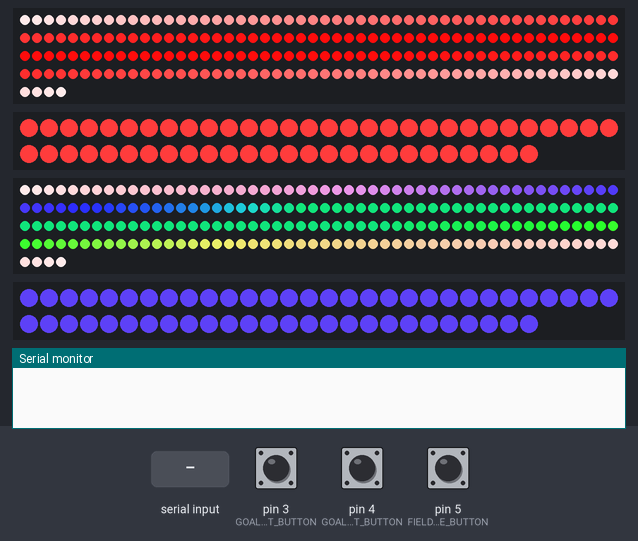
Recording of a sketch running on a simulated Arduino Uno, built with avr-gcc and run on an emulated ATmega328P. Parts: 2 × 204 RGB LEDs in strip order, left to right, continuing on the next row, 2 × 56 RGB LEDs in strip order, left to right, continuing on the next row, the last lines printed to the serial monitor. The inputs (shaded band) are chosen by the test bench; at power-on: pin 5 (FIELD_MODE_BUTTON) HIGH, pin 3 (GOAL_LEFT_BUTTON) HIGH, pin 4 (GOAL_RIGHT_BUTTON) HIGH. Dim RGB values are drawn brighter than linear; random numbers use the default seed unless the sketch sets one.

Above: at 7.4 s.
7.5 s: pin 5 (FIELD_MODE_BUTTON) pulled LOW for 0.15 s
At 7.99 s:
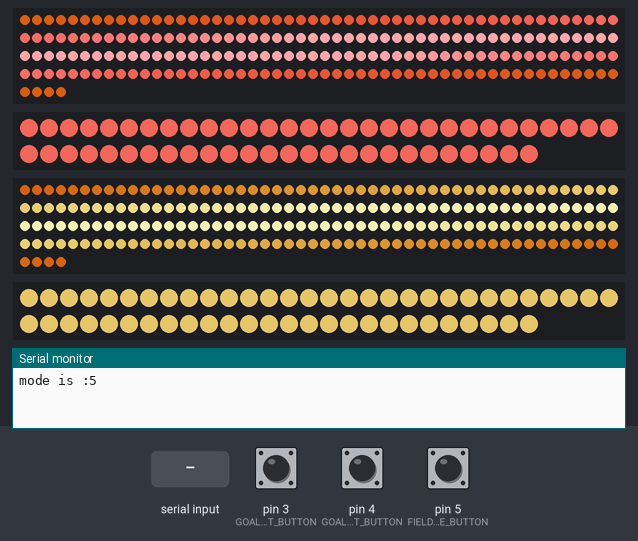
10.3 s: "0" received over Serial
At 10.65 s:
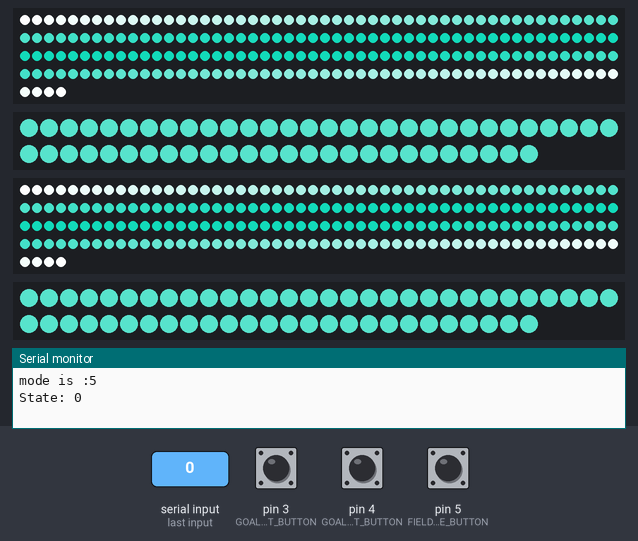
12.9 s: pin 3 (GOAL_LEFT_BUTTON) pulled LOW for 0.15 s
At 13.57 s:
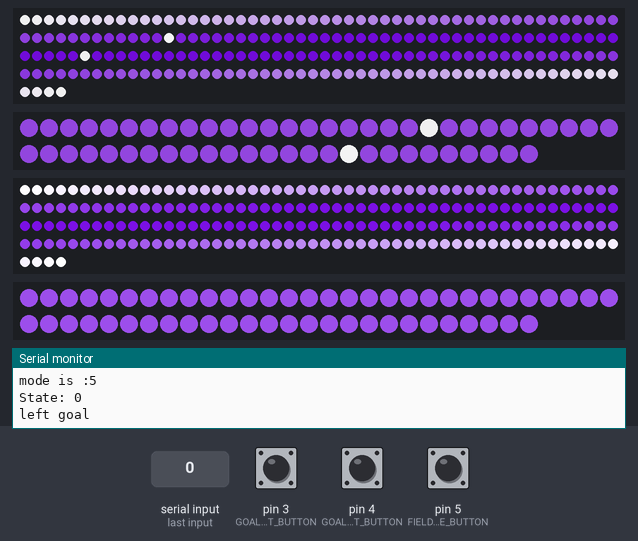
15.8 s: pin 4 (GOAL_RIGHT_BUTTON) pulled LOW for 0.15 s
At 16.27 s:
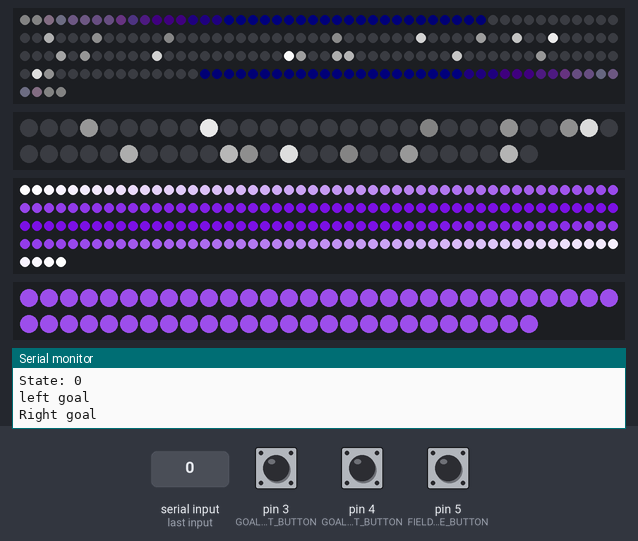
18.5 s: pin 5 (FIELD_MODE_BUTTON) pulled LOW for 0.15 s
At 19.06 s:
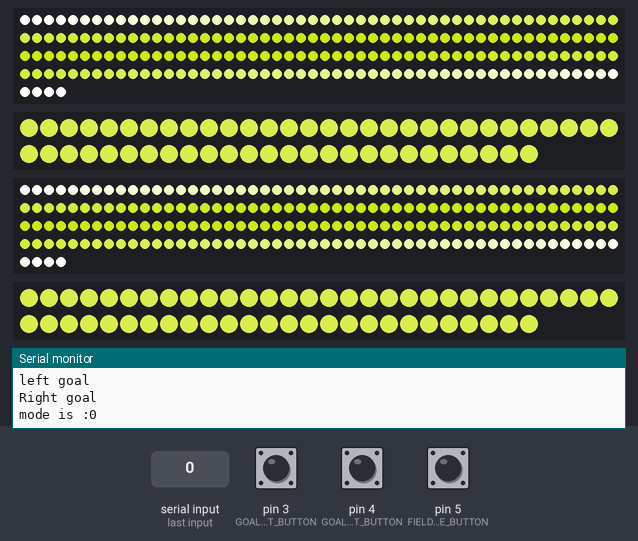
21.3 s: "2" received over Serial
At 21.66 s:
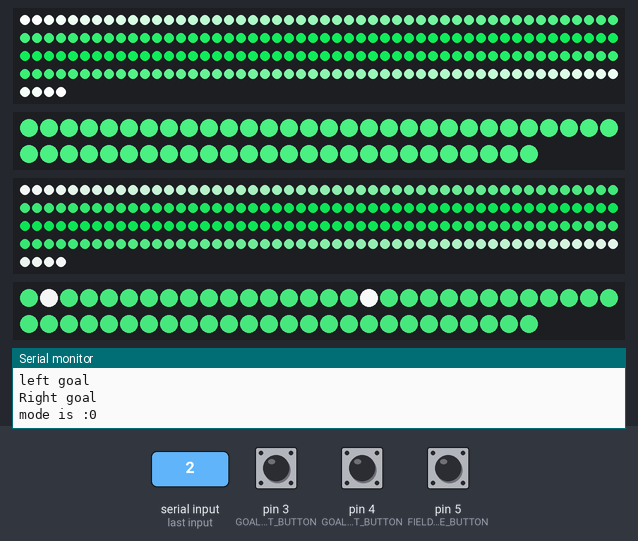
Timing chart, 0 to 24.3 s (numbered marks = the images above; inputs shaded):
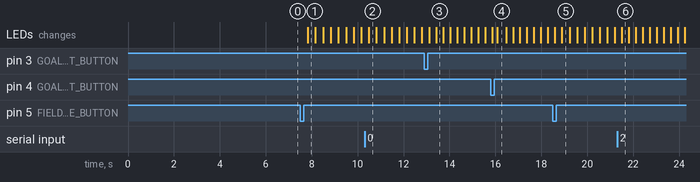

The sketch:

FrizbeeField.ino
```cpp
/*FASTLED LED library : https://github.com/FastLED/FastLED  */
#include "FastLED.h"
/* OneButton Button library :  https://github.com/mathertel/OneButton  */
#include <OneButton.h>


/*
lEFT							RIGHT
|-----|-----------------------|-----|
|	  |						  |		|
|	  |						  |		|
|-----|-----------------------|-----|
	  ^			 ^^			  ^
arrows are the injection points		:
"left goal, left border, right border, right goal "
*/
//#define DEBUG

#ifdef DEBUG
#define LONGLED 60 // Half number of LEDs on the long side of the field
#define SHORTLED 30 // number of LEDs in the width of the field ( goal line length )

#define LED_TYPE    WS2812B // use WS2811_400 for the real field
#define COLOR_ORDER GRB

#define GOALBOXLEN 5  // how long the "goalbox" is ( number of LEDs )
#define BRIGHTNESS 32
#define FIELD_MODE_BUTTON   2 // change teh whole field "look"

#else
#define LONGLED 74 // Half number of LEDs on the long side of the field
#define SHORTLED 56 // number of LEDs in the width of the field ( goal line length )

#define LED_TYPE     WS2811_400
#define COLOR_ORDER RGB

#define GOALBOXLEN 27  // how long the "goalbox" is ( number of LEDs )
#define BRIGHTNESS 255
#define FIELD_MODE_BUTTON   5 // change teh whole field "look"

#endif

/*where the LEDs are connected*/
#define DATA_PIN_1   A3 // left "border"
#define DATA_PIN_2   A1 // left Goal line
#define DATA_PIN_3   A2 // Right "border"
#define DATA_PIN_4   A4 // right goal line

/*buttons*/
#define GOAL_LEFT_BUTTON  3 // play a goal animation on left side
#define GOAL_RIGHT_BUTTON   4 // play a goal animation on right side

#define NUMLEDBORDER (LONGLED+SHORTLED+LONGLED) // number of LEDs on the really long LED strips ( the ~75m ones )
#define NUMLEDSGOAL (SHORTLED) // number of LEDs on the short strips ( like the 20m goal line )
#define GOALPOS  (LONGLED-GOALBOXLEN) // LED number on teh long strip where the Goal Line is

#define FPS 100 // framerate

#define MAX_IDLE_STATES 6
#define MAX_IDLE_STATE_IDX MAX_IDLE_STATES-1
#define LEFT_GOAL_STATE MAX_IDLE_STATE_IDX+1
#define RIGHT_GOAL_STATE LEFT_GOAL_STATE+1
#define MAX_STATE RIGHT_GOAL_STATE

/*some names so code has easier reading*/
#define LEFTSIDE true
#define RIGHTSIDE false

/*what animation is currently on the field*/
uint8_t fieldState = 4;
uint8_t gHue = 0; // global hue that the field cycles through
uint8_t hueL, hueC, hueR;
// LED arrays
CRGB borderLeft[NUMLEDBORDER]; // the long ( 75 m ) piece that goes around the  left side
CRGB goalLeft[NUMLEDSGOAL]; // shorter ( 20 m ) Goal line on left side
CRGB borderRight[NUMLEDBORDER];
CRGB goalRight[NUMLEDSGOAL];

OneButton leftGoal(GOAL_LEFT_BUTTON, true);
OneButton rightGoal(GOAL_RIGHT_BUTTON, true);
OneButton modeButton(FIELD_MODE_BUTTON, true);

void setup()
{
	/*set LED controllers*/
	FastLED.addLeds<LED_TYPE, DATA_PIN_1, COLOR_ORDER>(borderLeft, NUMLEDBORDER).setCorrection(TypicalLEDStrip); // long left
	FastLED.addLeds<LED_TYPE, DATA_PIN_2, COLOR_ORDER>(goalLeft, NUMLEDSGOAL).setCorrection(TypicalLEDStrip); //goal line left

	FastLED.addLeds<LED_TYPE, DATA_PIN_3, COLOR_ORDER>(borderRight, NUMLEDBORDER).setCorrection(TypicalLEDStrip); // long right
	FastLED.addLeds<LED_TYPE, DATA_PIN_4, COLOR_ORDER>(goalRight, NUMLEDSGOAL).setCorrection(TypicalLEDStrip); // goal line right

// set master brightness control
	FastLED.setBrightness(BRIGHTNESS);
	Serial.begin(115200);
	/*set what happens when a button is pressed*/
	leftGoal.attachClick(leftGoalClick);
	rightGoal.attachClick(rightGoalClick);
	modeButton.attachClick(modeClick);
	// set the button pins
	pinMode(GOAL_LEFT_BUTTON, INPUT_PULLUP);
	pinMode(GOAL_RIGHT_BUTTON, INPUT_PULLUP);
	pinMode(FIELD_MODE_BUTTON, INPUT_PULLUP);

}

void loop()
{
	/* add main program code here */
	EVERY_N_MILLISECONDS(25) { gHue++; } // slowly cycle the "base color" through the rainbow
	EVERY_N_MINUTES(20) { fieldState = random8(MAX_IDLE_STATE_IDX); } // change pattern every few minutes

	switch (fieldState){
		case 0 : // rainbow Cycle, whiteish centre out to full colour at goals
			halfGradient(LEFTSIDE, CHSV(gHue, 0, 255), CHSV(gHue + 50, 200, 255)); // left
			halfGradient(RIGHTSIDE, CHSV(gHue, 0, 255), CHSV(gHue + 50, 200, 255)); // right
			break;
		case 1: // "bouncy ball things" going up and down each side
			heterodyne(LEFTSIDE);
			heterodyne(RIGHTSIDE);
			break;
		case 2: // whole field sparkle
				// random colored speckles that blink in and fade smoothly
			fadeToBlackBy(borderLeft, NUMLEDBORDER, 10);
			fadeToBlackBy(goalLeft, NUMLEDSGOAL, 10);
			borderLeft[random16(NUMLEDBORDER)] += CHSV(gHue + random8(64), beatsin8(1), 255);
			goalLeft[random16(NUMLEDSGOAL)] += CHSV(gHue + random8(64), beatsin8(1), 255);

			fadeToBlackBy(borderRight, NUMLEDBORDER, 10);
			fadeToBlackBy(goalRight, NUMLEDSGOAL, 10);
 		    borderRight[random16(NUMLEDBORDER)] += CHSV(gHue + random8(64), beatsin8(1), 255);
			goalRight[random16(NUMLEDSGOAL)] += CHSV(gHue + random8(64), beatsin8(1), 255);

			break;
		case 3 :  // white field, coloured goal boxes
			fill_solid(borderLeft, NUMLEDBORDER, CHSV(gHue, 0, 255));
			fillGoalbox(LEFTSIDE, CHSV(gHue,255,255));

			fill_solid(borderRight, LONGLED, CHSV(gHue, 0, 255));
			fillGoalbox(RIGHTSIDE, CHSV(gHue+128, 255, 255));
			break;
		case 4:  // sluggish rainbow
			sluggishRainbow();
			break;

		case 5:  // one wave over the whole field
			hueC = gHue;
			hueL = gHue - 32;
			hueR =  gHue + 32;
			halfGradient(LEFTSIDE, CHSV(hueC, 200, beatsin8(1)), CHSV(hueL, 50, beatsin8(2,32))); // left
			halfGradient(RIGHTSIDE, CHSV(hueC, 200, beatsin8(1)), CHSV(hueR, 50, beatsin8(2,32))); // right
			break;

		case LEFT_GOAL_STATE: // LEFT GOAL scored
			sparkleGoalbox(LEFTSIDE);
			EVERY_N_SECONDS(10) { fieldState = 0; }//  sparkle for 10 seconds
			break;
		case RIGHT_GOAL_STATE: // RIGHT GOAL scored
			sparkleGoalbox(RIGHTSIDE);
			EVERY_N_SECONDS(10) { fieldState = 0; } //  sparkle for 10 seconds
			break;
		default:
			fieldState = 0;
			break;
		}
	// some serial control to change modes
	if (Serial.available()>0)
	{
		char c = Serial.read();
		switch (c)
		{
		case '0' : // cycle overall mode
			fieldState++;
			if (fieldState >= LEFT_GOAL_STATE)
			{
				fieldState = 0;
			}
			Serial.print("State: ");
			Serial.println(fieldState);
			break;
		case '1': // LEFT goal animation
			fieldState = LEFT_GOAL_STATE;
			break;
		case '2': // Right Goal animation
			fieldState = RIGHT_GOAL_STATE;
			break;
		default:
			break;
		}
	}

	FastLED.show();
	FastLED.delay(1000 / FPS);
	/*check buttons*/
	leftGoal.tick();
	rightGoal.tick();
	modeButton.tick();
}

/*buttons:*/
/*left goal animation*/
void leftGoalClick() {
	fieldState = LEFT_GOAL_STATE;
	Serial.println(F("left goal"));

}
/*right goal animation*/
void rightGoalClick() {
	fieldState = RIGHT_GOAL_STATE;
	Serial.println(F("Right goal"));
}
/*increment mode*/
void modeClick() {
	fieldState++;
	if (fieldState >= LEFT_GOAL_STATE) {
		fieldState = 0;
	}
	Serial.print(F("mode is :"));
	Serial.println(fieldState);
}

/*a rainbow fade that does discrete movements between hues*/
void sluggishRainbow() {
	static boolean pause = false;

	// fade to a hue
	// pause

	if (!pause) {
		// fade to a hue
		static uint8_t oldHue;
		// fade old out
		CHSV newCol,newColEdge;
		for (int i = 0; i < 255; i++) {
			newCol = blend(CHSV(oldHue,200,255), CHSV(gHue,200,255), i);
			newColEdge = newCol;
			newCol.sat = 10;

			halfGradient(LEFTSIDE, newCol, newColEdge); // left
			newColEdge.h += 128;
			halfGradient(RIGHTSIDE, newCol, newColEdge); // right
			FastLED.show();
		}
		halfGradient(LEFTSIDE, CHSV(gHue, 10, 255), CHSV(gHue, 200, 255)); // left
		halfGradient(RIGHTSIDE, CHSV(gHue, 10, 255), CHSV(gHue+128, 200, 255)); // // right
	//	Serial.println(F("Faded"));
		// fade new in
		//for (int i = 0; i < 64; i++) {
		//	halfGradient(LEFTSIDE, CHSV(gHue, 10, i * 4), CHSV(gHue, 200, i * 4)); // left
		//	halfGradient(RIGHTSIDE, CHSV(gHue, 10, i * 4), CHSV(gHue + 128, 200, i * 4)); // right
		//	FastLED.show();
		//}
		oldHue = gHue;
			pause = true;
	}
	else {
		EVERY_N_MINUTES(1) { pause = false; }
		//EVERY_N_SECONDS(20) { pause = false; }
	}
}


/* shadows of a bouncy ball*/
void pongBounce() {

	static uint8_t  ball[2]; // holds the ball X and Y position
	// x == 0 -> LONGLED*2
	// y == 0 -> SHORTLED

	static uint8_t workingArray[LONGLED * 2];
	int ballSpeed = 10;
	double thetaFrac;
	int deltaMid;
	double theta;

	double attenuation[2];
	// [0] is the normalised distance from the line ( 0.00 == near, 1.00 == far )
	// [1] is the inverse of that (1.00 == near, 0.00 == far )


	// move the ball
	if (millis() % ballSpeed < 2) {
		moveBall(ball);
		// "project" ball position on edges
		// (0) calculate ball position
			// (1) draw a sine wave on our "side"
			// (2) shift the wave so the crest is where the ball is
			// (3) attenuate the wave according to teh distance of betwene the ball and the side we are drawng

		// first we do the long sides
		thetaFrac = 128 / (double)(LONGLED * 2); // fraction we add every pixel ( from 0 - 180 degrees  - 0-127 in 8 bit units)
		 theta = 0;
		//(1) draw a sine wave on our "side"
		for (int i = 0; i < (LONGLED * 2); i++)
		{
			workingArray[i] = (sin8((uint8_t)theta) -128)*2;
			theta += thetaFrac;
			// print the array to look
			//Serial.print(workingArray[i]);
			//Serial.print(", ");
		}
	//	Serial.println();
	//	delay(500);
		// (2) shift the wave so the crest is where the ball is
		// X is long direction
		// Y is short direction
		deltaMid = ball[0] - LONGLED;
		// if deltaMid is >0 shift Right >>>
		if (deltaMid >= 0)
		{
			// shift "deltaMid" pixels
			//shift right deltaMid times
			for (int shiftcount = 0; shiftcount < abs(deltaMid); shiftcount++)
			{
				for (int i = (LONGLED * 2) - 1; i > 0; i--) {
					workingArray[i] = workingArray[i - 1];
				}
				workingArray[0] = 0;
			}
		}

		else { 		// if deltaMid is < 0 , shift Left <<<
			//shift left deltaMid times
			for (int shiftcount = 0; shiftcount < abs(deltaMid); shiftcount++)
			{
				for (int i = 0; i < (LONGLED * 2) - 1; i++) {
					workingArray[i] = workingArray[i + 1];
				}
				workingArray[(LONGLED * 2) - 1] = 0;
			}
		}
		// (3) calculate attenuation based on the other direction
		attenuation[0] = ball[1] / (double)SHORTLED; // 0 - 1 scale of distance of ball to Y-zero
		attenuation[0] = constrain(attenuation[0], 0, 1.00);
		attenuation[1] = 1.0 - attenuation[0]; // flip the effect 9 so that 1 means close, 0 means far )
		// apply to the long sides
		// (0,0) long  side first ( attenuation[1] )
		// (0,Y_MAX) thereafter ( attenuation[0] )

		// inject right [0 -> LONGLED] : workingArray[LONGLED -> (LONGLED * 2)]
		uint8_t attenuatedVal;
		for (int i = 0; i < LONGLED; i++)
		{
			attenuatedVal = workingArray[LONGLED + i] * attenuation[1];
			borderRight[i] = CHSV(gHue, 255, attenuatedVal);
			// far right
			borderRight[(LONGLED + SHORTLED + LONGLED - 1) - i] = CHSV(gHue, 255, attenuatedVal);
		}
		// inject left : left[0 -> LONGLED] : flipped ( workingArray[0 : LONGLED] )
		for (int i = 0; i < LONGLED; i++)
		{
			 attenuatedVal = workingArray[LONGLED - i] * attenuation[1];
			 // close left
			borderLeft[i] = CHSV(gHue, 255, attenuatedVal);
			//far long left
			borderLeft[(LONGLED + SHORTLED + LONGLED - 1) - i] = CHSV(gHue, 255, attenuatedVal);
		}


		// ******************* endfield lines ***********************
		thetaFrac = 128 / (double)(SHORTLED); // fraction we add every pixel ( from 0 - 180 degrees  - 0-127 in 8 bit units)
		theta = 0;
		for (int i = 0; i < sizeof(workingArray); i++)
		{
			workingArray[i] = 0;
		}
		//(1) draw a sine wave on our "side"
		for (int i = 0; i < SHORTLED; i++)
		{
			workingArray[i] = (sin8((uint8_t)theta) - 128) * 2;
			theta += thetaFrac;
		}
		deltaMid = ball[1] - (SHORTLED/2);
		// if deltaMid is >0 shift Right >>>
		if (deltaMid >= 0)
		{
			// shift "deltaMid" pixels
			//shift right deltaMid times
			for (int shiftcount = 0; shiftcount < abs(deltaMid); shiftcount++)
			{
				for (int i = SHORTLED - 1; i > 0; i--) {
					workingArray[i] = workingArray[i - 1];
				}
				workingArray[0] = 0;
			}
		}

		else { 		// if deltaMid is < 0 , shift Left <<<
					//shift left deltaMid times
			for (int shiftcount = 0; shiftcount < abs(deltaMid); shiftcount++)
			{
				for (int i = 0; i < SHORTLED - 1; i++) {
					workingArray[i] = workingArray[i + 1];
				}
				workingArray[SHORTLED - 1] = 0;
			}
		}
		// (3) calculate attenuation based on the other direction
		attenuation[0] = ball[0] / (double)(LONGLED*2); // 0 - 1 scale of distance of ball to X-zero
		attenuation[0] = constrain(attenuation[0], 0, 1.00);
		attenuation[1] = 1.0 - attenuation[0]; // flip the effect ( so that 1 means close, 0 means far )
		// left  endfield
		for (int i = 0; i < SHORTLED; i++)
		{
			attenuatedVal = workingArray[i] * attenuation[1];
			borderLeft[LONGLED + i] = CHSV(gHue, 255, attenuatedVal);
		}
		// right  endfield
		for (int i = 0; i < SHORTLED; i++)
		{
			attenuatedVal = workingArray[i] * attenuation[0];
			borderLeft[i] = CHSV(gHue, 255, attenuatedVal);
		}

	}
}

void moveBall(uint8_t ball[]) {
	static int ballDirectionX = 1;
	static int ballDirectionY = 1;

	if (ball[0] > LONGLED || ball[0] < 0) {
		ballDirectionX = -ballDirectionX;
	}
	if (ball[1] > SHORTLED|| ball[1] < 0) {
		ballDirectionY = -ballDirectionY;
	}

	ball[0] += ballDirectionX;
	ball[1] += ballDirectionY;
}


/*Fill half the field with a gradient centre toward the endfield*/
void halfGradient(boolean side, CHSV startCol, CHSV endCol ) {
	if (side) // LEFT
	{
		fill_gradient(borderLeft, LONGLED, startCol, endCol);
		fill_gradient(borderLeft+LONGLED+SHORTLED, LONGLED, endCol, startCol);
		fill_solid(borderLeft + LONGLED, SHORTLED, endCol);
		fill_solid (goalLeft, SHORTLED, borderLeft[GOALPOS]); // borderLeft[GOALPOS]
	}
	else // RIGHT
	{
		fill_gradient(borderRight, LONGLED, startCol, endCol);
		fill_gradient(borderRight + LONGLED + SHORTLED, LONGLED, endCol, startCol);
		fill_solid(borderRight + LONGLED, SHORTLED, endCol);
		fill_solid(goalRight, SHORTLED, CRGB(borderRight[GOALPOS]));
	}

}


/*Fill half the field with a gradient*/
void fillGoalbox(boolean side, CHSV goalCol) {
	if (side) // LEFT
	{
		fill_solid(goalLeft, SHORTLED, goalCol); // |
		fill_solid(borderLeft+ GOALPOS,GOALBOXLEN , goalCol); //
		fill_solid(borderLeft + LONGLED, SHORTLED, goalCol);
		fill_solid(borderLeft + LONGLED+ SHORTLED, GOALBOXLEN, goalCol);
	}
	else // RIGHT
	{
		fill_solid(goalRight, SHORTLED, goalCol); // |
		fill_solid(borderRight+ GOALPOS,GOALBOXLEN , goalCol); //
		fill_solid(borderRight + LONGLED, SHORTLED, goalCol);
		fill_solid(borderRight + LONGLED+ SHORTLED, GOALBOXLEN, goalCol);
	}
}


/*glitter in teh goalbox only*/
void addGlitterGoalbox(boolean side) {
	uint8_t chance = 80;
	if (side) // LEFT
	{
		if (random8() < chance) {
			goalLeft[random16(SHORTLED)] += CRGB::White;
		}
		if (random8() < chance) {
			borderLeft[random16(GOALPOS, (LONGLED+ SHORTLED+ GOALBOXLEN) )] += CRGB::White;
		}
	}
	else // RIGHT
	{
		if (random8() < chance) {
			goalRight[random16(SHORTLED)] += CRGB::White;
		}
		if (random8() < chance) {
			borderRight[random16(GOALPOS, (LONGLED + SHORTLED + GOALBOXLEN))] += CRGB::White;
		}
	}
}


/*add sparkles to the goalbox, fades everything else*/
void sparkleGoalbox(boolean side) {
	if (side)
	{
		addGlitterGoalbox(LEFTSIDE);
		fadeToBlackBy(goalLeft, SHORTLED, 10);

		/*fade only the goal box*/
//		fadeToBlackBy(borderLeft+ GOALPOS, (GOALBOXLEN+ SHORTLED + GOALBOXLEN), 10);
		/*fade everything in this half*/
		fadeToBlackBy(borderLeft, NUMLEDBORDER, 10);
		/*fade whole field*/
//		fadeToBlackBy(borderLeft, NUMLEDBORDER, 10);
//		fadeToBlackBy(borderRight, NUMLEDBORDER, 10);
//		fadeToBlackBy(goalRight, SHORTLED, 10);

	}
	else
	{
		addGlitterGoalbox(RIGHTSIDE);
		fadeToBlackBy(goalRight, SHORTLED, 10);

		//fade only the goal box
				//		fadeToBlackBy(borderRight+ GOALPOS, (GOALBOXLEN+ SHORTLED + GOALBOXLEN), 10);
		//fade everything in this half
		fadeToBlackBy(borderRight, NUMLEDBORDER, 10);
		//fade whole field
				//		fadeToBlackBy(borderLeft, NUMLEDBORDER, 10);
				//		fadeToBlackBy(borderLeft, NUMLEDBORDER, 10);
				//		fadeToBlackBy(goalLeft, SHORTLED, 10);

	}

}

void heterodyne(boolean side) {
	// eight colored dots, weaving in and out of sync with each other
	byte dothue = 0;
	if (side)
	{
		fadeToBlackBy(borderLeft, NUMLEDBORDER, 10);
		fadeToBlackBy(goalLeft, SHORTLED, 10);


		for (int i = 0; i < 5; i++) {
			borderLeft[beatsin16(i + 4, 0, LONGLED)] |= CHSV(dothue+gHue, 200, 255); // sideline
			fill_solid(goalLeft, SHORTLED, borderLeft[GOALPOS]); // goalline
		    fill_solid(borderLeft+LONGLED, SHORTLED, borderLeft[LONGLED-1]); // endfield line

			dothue += 32;
			for (uint16_t i = 0; i < LONGLED; i++)
			{
				borderLeft[(NUMLEDBORDER-1)-i] = borderLeft[i];
			}


		}
	}
	else
	{
		fadeToBlackBy(borderRight, NUMLEDBORDER, 10);
		fadeToBlackBy(goalRight, SHORTLED, 10);


		for (int i = 0; i < 8; i++) {
			borderRight[beatsin16(i + 4, 0, LONGLED)] |= CHSV(dothue, 200, 255); // sideline
			fill_solid(goalRight, SHORTLED, borderRight[GOALPOS]); // goalline
			fill_solid(borderRight + LONGLED, SHORTLED, borderRight[LONGLED - 1]); // endfield line

			dothue += 32;
			for (uint16_t i = 0; i < LONGLED; i++)
			{
				borderRight[(NUMLEDBORDER - 1) - i] = borderRight[i];
			}
		}
	}

}
```

Measured:
- after the input at 7.5 s, the LEDs: change after 0.33 s (image 1)
